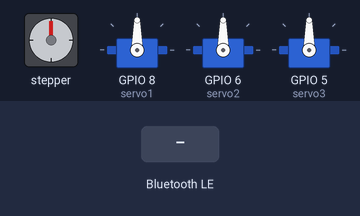
The sketch below on a simulated ESP32. On the bench: stepper motor, 3 × servo. Wiring (inferred from the names in the program): stepper motor (200 steps per turn assumed): coils GPIO 1, GPIO 2, GPIO 3, GPIO 4. The test bench sets the inputs (shaded band). Nothing arrives over Bluetooth unless stated; a phone connects over Bluetooth LE 3 s after start.

Above: at 1.2 s.
1.3 s: Bluetooth LE write "MACRO1" received
At 3.8 s:
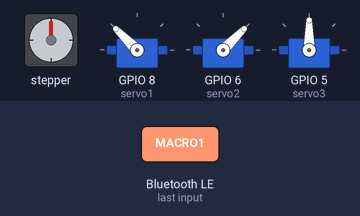
4.3 s: Bluetooth LE write "RESET" received
At 5.5 s:
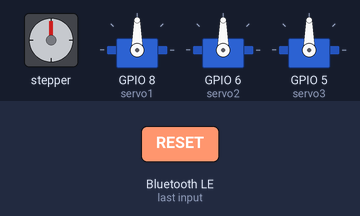
5.8 s: Bluetooth LE write "MACRO1" received
At 9.2 s:
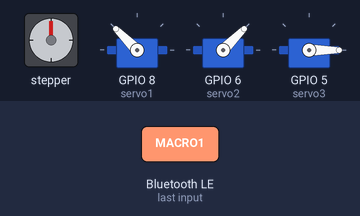
Timing chart, 0 to 16.8 s (numbered marks = the images above; inputs shaded):
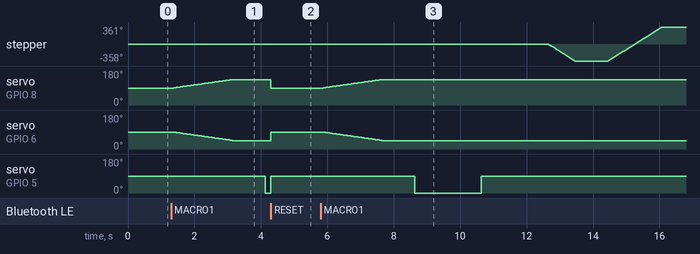

The sketch:

motor.ino
```cpp
#include <ESP32Servo.h>
#include <BLEDevice.h>
#include <BLEUtils.h>
#include <BLEServer.h>

#define SERVICE_UUID        "4FAFC201-1FB5-459E-8FCC-C5C9C331914B"
#define CHARACTERISTIC_UUID "19B10001-E8F2-537E-4F6C-D104768A1214"

BLEServer* pServer = NULL;
BLECharacteristic* pCharacteristic = NULL;
bool deviceConnected = false;
String pendingData = "";
volatile bool hasNewData = false;

Servo servo1; Servo servo2; Servo servo3;
float current_s1 = 90.0; float current_s2 = 90.0; float current_s3 = 90.0;

const int IN1 = D0; const int IN2 = D1; const int IN3 = D2; const int IN4 = D3;
int stepIndex = 0;
long stepperCount = 0;
bool isResetActive = false;

int target_lx = 0, target_ly = 0, target_rx = 0, target_ry = 0;
unsigned long lastStepTime = 0;
unsigned long lastServoTime = 0;
const unsigned long STEP_INTERVAL_US = 2500;
const unsigned long SERVO_INTERVAL_MS = 20;

unsigned long lastCommandMillis = 0;
const unsigned long COMMAND_TIMEOUT_MS = 400;

enum MacroState {
  MACRO_IDLE,
  MACRO_RAMP_UP,
  MACRO_LOWER_WAIT,
  MACRO_TILT_DOWN,
  MACRO_TILT_DOWN_WAIT,
  MACRO_TILT_UP_WAIT,
  MACRO_STEP_CCW_1,
  MACRO_WAIT_1,
  MACRO_STEP_CW,
  MACRO_WAIT_2,
  MACRO_STEP_CCW_2,
  MACRO_WAIT_3,
  MACRO_RAMP_DOWN
};

MacroState macroState = MACRO_IDLE;
unsigned long macroTimer = 0;
int macroOffset = 0;
long macroStepsDone = 0;
unsigned long macroStepTimer = 0;

void takeSingleStep(bool clockwise) {
  int lookup[4][4] = {
    {HIGH, LOW, LOW, LOW}, {LOW, HIGH, LOW, LOW},
    {LOW, LOW, HIGH, LOW}, {LOW, LOW, LOW, HIGH}
  };
  if (clockwise) {
    stepIndex++; if (stepIndex > 3) stepIndex = 0;
    stepperCount++;
  } else {
    stepIndex--; if (stepIndex < 0) stepIndex = 3;
    stepperCount--;
  }
  digitalWrite(IN1, lookup[stepIndex][0]);
  digitalWrite(IN2, lookup[stepIndex][1]);
  digitalWrite(IN3, lookup[stepIndex][2]);
  digitalWrite(IN4, lookup[stepIndex][3]);
}

void disableStepperCoils() {
  digitalWrite(IN1, LOW); digitalWrite(IN2, LOW);
  digitalWrite(IN3, LOW); digitalWrite(IN4, LOW);
}

void startMacro1() {
  if (macroState != MACRO_IDLE) return;
  macroOffset = 0;
  macroState = MACRO_RAMP_UP;
}

void serviceMacro1() {
  unsigned long now = millis();

  switch (macroState) {
    case MACRO_IDLE:
      return;

    case MACRO_RAMP_UP:
      servo3.write(90);
      if (now - lastServoTime >= 40) {
        lastServoTime = now;
        servo2.write(90 - macroOffset);
        servo1.write(90 + macroOffset);
        macroOffset++;
        if (macroOffset > 45) {
          macroTimer = now;
          macroState = MACRO_LOWER_WAIT;
        }
      }
      break;

    case MACRO_LOWER_WAIT:
      if (now - macroTimer >= 1000) {
        servo3.write(0);
        macroTimer = now;
        macroState = MACRO_TILT_DOWN_WAIT;
      }
      break;

    case MACRO_TILT_DOWN_WAIT:
      if (now - macroTimer >= 2000) {
        servo3.write(90);
        macroTimer = now;
        macroState = MACRO_TILT_UP_WAIT;
      }
      break;

    case MACRO_TILT_UP_WAIT:
      if (now - macroTimer >= 2000) {
        macroStepsDone = 0;
        macroStepTimer = now;
        macroState = MACRO_STEP_CCW_1;
      }
      break;

    case MACRO_STEP_CCW_1:
      servo3.write(90);
      if (now - macroStepTimer >= 4) {
        macroStepTimer = now;
        takeSingleStep(false);
        macroStepsDone++;
        if (macroStepsDone >= 200) {
          disableStepperCoils();
          macroTimer = now;
          macroState = MACRO_WAIT_1;
        }
      }
      break;

    case MACRO_WAIT_1:
      if (now - macroTimer >= 1000) {
        macroStepsDone = 0;
        macroStepTimer = now;
        macroState = MACRO_STEP_CW;
      }
      break;

    case MACRO_STEP_CW:
      servo3.write(90);
      if (now - macroStepTimer >= 4) {
        macroStepTimer = now;
        takeSingleStep(true);
        macroStepsDone++;
        if (macroStepsDone >= 400) {
          disableStepperCoils();
          macroTimer = now;
          macroState = MACRO_WAIT_2;
        }
      }
      break;

    case MACRO_WAIT_2:
      if (now - macroTimer >= 1000) {
        macroStepsDone = 0;
        macroStepTimer = now;
        macroState = MACRO_STEP_CCW_2;
      }
      break;

    case MACRO_STEP_CCW_2:
      servo3.write(90);
      if (now - macroStepTimer >= 4) {
        macroStepTimer = now;
        takeSingleStep(false);
        macroStepsDone++;
        if (macroStepsDone >= 200) {
          disableStepperCoils();
          macroTimer = now;
          macroState = MACRO_WAIT_3;
        }
      }
      break;

    case MACRO_WAIT_3:
      if (now - macroTimer >= 1000) {
        macroOffset = 45;
        macroState = MACRO_RAMP_DOWN;
      }
      break;

    case MACRO_RAMP_DOWN:
      if (now - lastServoTime >= 40) {
        lastServoTime = now;
        servo2.write(90 - macroOffset);
        servo1.write(90 + macroOffset);
        macroOffset--;
        if (macroOffset < 0) {
          current_s1 = 90.0; current_s2 = 90.0; current_s3 = 90.0;
          target_lx = 0; target_ly = 0; target_rx = 0; target_ry = 0;
          macroState = MACRO_IDLE;
        }
      }
      break;
  }
}

void parseStreamData(String data) {
  data.trim();
  if (data.length() == 0) return;
  if (data == "MACRO1") { startMacro1(); return; }
  if (data == "RESET") {
    macroState = MACRO_IDLE;
    isResetActive = true;
    current_s1 = 90.0; current_s2 = 90.0; current_s3 = 90.0;
    servo1.write(90); servo2.write(90); servo3.write(90);
    return;
  }

  int firstComma = data.indexOf(',');
  int secondComma = data.indexOf(',', firstComma + 1);
  int thirdComma = data.indexOf(',', secondComma + 1);
  if (firstComma == -1 || secondComma == -1 || thirdComma == -1) return;

  target_lx = data.substring(0, firstComma).toInt();
  target_ly = data.substring(firstComma + 1, secondComma).toInt();
  target_rx = data.substring(secondComma + 1, thirdComma).toInt();
  target_ry = data.substring(thirdComma + 1).toInt();
  lastCommandMillis = millis();
}

class MyServerCallbacks: public BLEServerCallbacks {
    void onConnect(BLEServer* pServer) { deviceConnected = true; };
    void onDisconnect(BLEServer* pServer) { deviceConnected = false; pServer->getAdvertising()->start(); }
};

class MyCallbacks: public BLECharacteristicCallbacks {
    void onWrite(BLECharacteristic *pCharacteristic) {
      String value = pCharacteristic->getValue();
      if (value.length() > 0) { pendingData = value; hasNewData = true; }
    }
};

void setup() {
  Serial.begin(115200);
  servo1.attach(D9); servo2.attach(D5); servo3.attach(D4);
  pinMode(IN1, OUTPUT); pinMode(IN2, OUTPUT); pinMode(IN3, OUTPUT); pinMode(IN4, OUTPUT);
  disableStepperCoils();
  servo1.write(90); servo2.write(90); servo3.write(90);

  BLEDevice::init("RobotArm");
  BLEDevice::setMTU(247);
  pServer = BLEDevice::createServer();
  pServer->setCallbacks(new MyServerCallbacks());
  BLEService *pService = pServer->createService(SERVICE_UUID);
  pCharacteristic = pService->createCharacteristic(CHARACTERISTIC_UUID, BLECharacteristic::PROPERTY_WRITE | BLECharacteristic::PROPERTY_WRITE_NR);
  pCharacteristic->setCallbacks(new MyCallbacks());
  pService->start();
  BLEAdvertising *pAdvertising = BLEDevice::getAdvertising();
  pAdvertising->addServiceUUID(SERVICE_UUID);
  pAdvertising->setScanResponse(true);
  pAdvertising->setMinPreferred(0x06);
  pAdvertising->setMinPreferred(0x12);
  BLEDevice::startAdvertising();
}

void loop() {
  if (hasNewData) {
    hasNewData = false;
    parseStreamData(pendingData);
  }

  if (macroState == MACRO_IDLE && !isResetActive &&
      lastCommandMillis != 0 &&
      millis() - lastCommandMillis > COMMAND_TIMEOUT_MS) {
    target_lx = 0; target_ly = 0; target_rx = 0; target_ry = 0;
  }

  serviceMacro1();

  unsigned long currentMicros = micros();
  unsigned long currentMillis = millis();

  if (isResetActive) {
    if (stepperCount != 0) {
      if (currentMicros - lastStepTime >= STEP_INTERVAL_US) {
        takeSingleStep(stepperCount <= 0);
        lastStepTime = currentMicros;
      }
    } else {
      disableStepperCoils();
      if (target_lx == 0 && target_ly == 0 && target_rx == 0 && target_ry == 0) {
        isResetActive = false;
      }
    }
  } else if (macroState == MACRO_IDLE) {
    if (target_lx > 30) {
      if (currentMicros - lastStepTime >= STEP_INTERVAL_US) { takeSingleStep(true); lastStepTime = currentMicros; }
    } else if (target_lx < -30) {
      if (currentMicros - lastStepTime >= STEP_INTERVAL_US) { takeSingleStep(false); lastStepTime = currentMicros; }
    } else {
      disableStepperCoils();
    }
  }

  if (!isResetActive && macroState == MACRO_IDLE && (currentMillis - lastServoTime >= SERVO_INTERVAL_MS)) {
    lastServoTime = currentMillis;

    if (abs(target_ly) > 25) {
      current_s1 -= (target_ly / 100.0) * 1.0;
    }
    if (abs(target_ry) > 25) {
      current_s2 -= (target_ry / 100.0) * 1.0;
    }
    if (abs(target_rx) > 25) {
      current_s3 -= (target_rx / 100.0) * 1.5;
    }

    current_s1 = constrain(current_s1, 0.0, 180.0);
    current_s2 = constrain(current_s2, 0.0, 180.0);
    current_s3 = constrain(current_s3, 0.0, 180.0);

    servo1.write((int)current_s1);
    servo2.write((int)current_s2);
    servo3.write((int)current_s3);
  }
}
```

Measured:
- after the input at 1.3 s, servo on GPIO 8 (servo1): moves from 90° to 135° over 1.8 s, starting after 0.07 s; servo on GPIO 6 (servo2): moves from 90° to 45° over 1.8 s, starting after 0.07 s; servo on GPIO 5 (servo3): 90° → 0° after 2.8 s
- after the input at 4.3 s, servo on GPIO 8 (servo1): 135° → 90° at once; servo on GPIO 6 (servo2): 45° → 90° at once; servo on GPIO 5 (servo3): 0° → 90° at once
- after the input at 5.8 s, stepper: turns 358° counter-clockwise in 0.80 s, then 719° clockwise in 1.6 s; servo on GPIO 8 (servo1): moves from 90° to 135° over 1.8 s, starting after 0.08 s; servo on GPIO 6 (servo2): moves from 90° to 45° over 1.8 s, starting after 0.08 s; servo on GPIO 5 (servo3): 90° → 0° after 2.8 s, → 90° 2.0 s later
